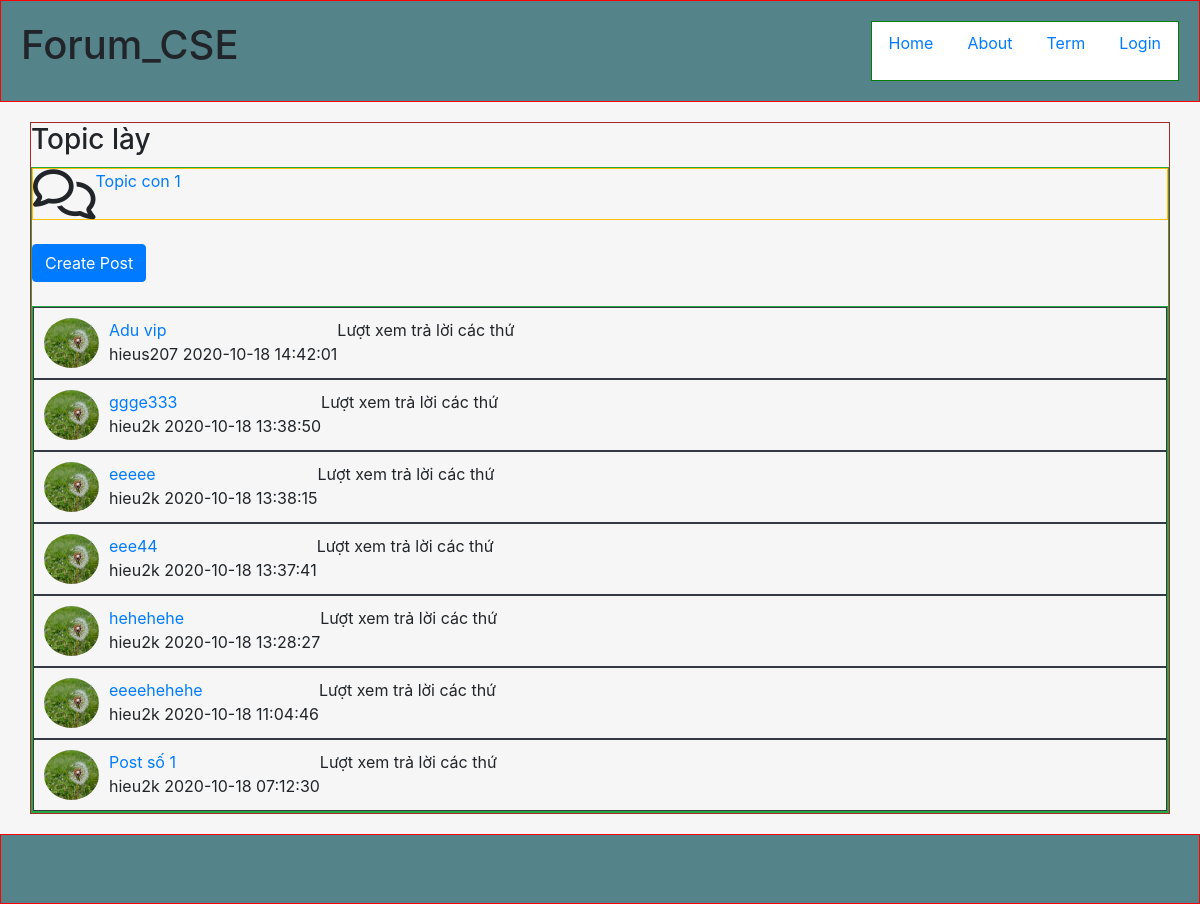
/Forum/index.php?controller=topics&action=index&tp_id=1, run on an earlier commit of the app's database.
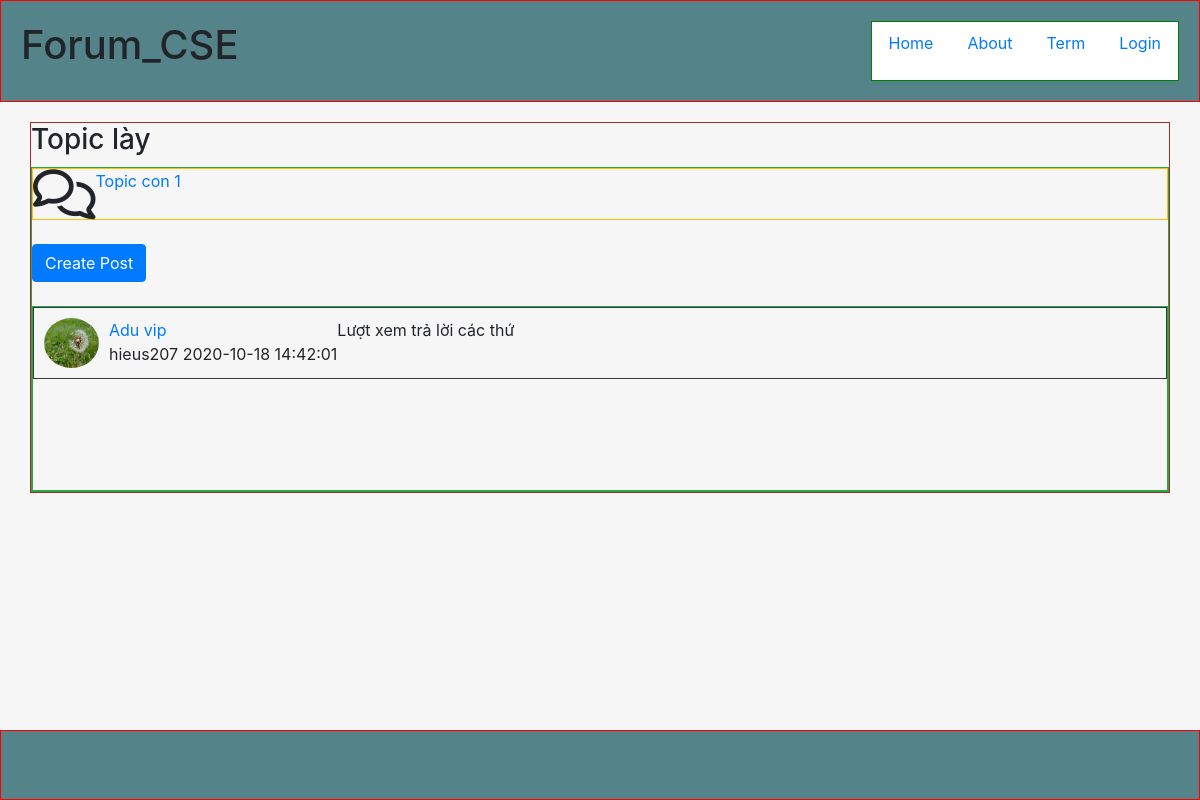
And on a later commit of the database.
### tables this page shows
CREATE TABLE `mitopics` (
  `mitopic_id` int(11) NOT NULL,
  `title` varchar(255) NOT NULL,
  `description` varchar(255) NOT NULL,
  `topic_id` int(11) NOT NULL
);

CREATE TABLE `posts` (
  `post_id` int(11) NOT NULL,
  `title` varchar(255) NOT NULL,
  `create_at` timestamp NOT NULL DEFAULT current_timestamp(),
  `edit_at` timestamp NULL DEFAULT NULL,
  `body` text NOT NULL,
  `tags` varchar(255) DEFAULT NULL,
  `status` tinyint(4) NOT NULL DEFAULT 1,
  `user_id` int(11) NOT NULL,
  `topic_id` int(11) NOT NULL,
  `mitopic_id` int(11) DEFAULT NULL
);

CREATE TABLE `users` (
  `user_id` int(11) NOT NULL,
  `username` varchar(60) NOT NULL,
  `fullname` varchar(60) NOT NULL,
  `email` varchar(255) NOT NULL,
  `avt` varchar(255) DEFAULT NULL,
  `password` varchar(255) NOT NULL,
  `code` varchar(255) DEFAULT NULL,
  `create_at` timestamp NOT NULL DEFAULT current_timestamp(),
  `admin` tinyint(4) NOT NULL DEFAULT 0,
  `status` tinyint(4) NOT NULL DEFAULT 0
);

### Forum/index.php (called while the page is built, shortened)
<?php
$action = isset($_GET['action']) ? $_GET['action'] : 'index';
$object = new $controller;
$object->$action();
?>

### Forum/models/model.php (called while the page is built, shortened)
<?php
    require_once("path.php");
    function openConnect(){
        $conn=mysqli_connect(HOST,USER,PASS,DB);
        return $conn;
    }
?>

### Forum/models/TopicModel.php (called while the page is built, shortened)
<?php
    require_once("model.php");
    class TopicModel{
        public $connection;
        function TopicModel($title='',$description=''){
            $this->connection=openConnect();
        }
        function getNamebyId($tp_id){
            $sql="SELECT title FROM ". self::TABLE ." WHERE topic_id='$tp_id'";
            $rs=mysqli_query($this->connection,$sql);
            $result=mysqli_fetch_assoc($rs);
            return $result;
        }
    }
?>

### Forum/models/MitopicModel.php (called while the page is built, shortened)
<?php
    require_once("model.php");
    class MitopicModel{
        public $connection;
        function MitopicModel(){
            $this->connection=openConnect();
        }
        function selectAll($data=[]){
            $sql="SELECT * FROM ". self::TABLE;
            $i=0;
            foreach($data as $key=>$value){
                if($i==0){
                    $sql=$sql." WHERE $key=$value";
                }
                else{
                    $sql=$sql." AND $key=$value";
                }
                $i++;
            }
            $rs=mysqli_query($this->connection,$sql);
            $result=mysqli_fetch_all($rs,MYSQLI_ASSOC);
            return $result;
        }
    }
?>

### Forum/path.php (called while the page is built, shortened)
<?php
    $BASE_URL="http://localhost:88/Forum";
?>

### Forum/models/PostModel.php (called while the page is built, shortened)
<?php
    require_once("model.php");
    class PostModel{
        public $connection;
        function PostModel($title="",$body="",$tags="",$user_id="",$topic_id="",$mitopic_id="",$edit_at=""){
            $this->connection=openConnect();
        }
        function getPostInTP($tp_id){
            $sql="SELECT p.*,u.username,u.user_id FROM posts As p JOIN users as u ON p.user_id=u.user_id WHERE p.topic_id='$tp_id' ORDER BY p.post_id DESC";
            $rs=mysqli_query($this->connection,$sql);
            $result=mysqli_fetch_all($rs,MYSQLI_ASSOC);
            return $result;
        }
    }
?>

### Forum/views/id_topics.php (the view, shortened to what this page needs)
<?php include_once("path.php");
global $ROOT_PATH; ?>
<?php include($ROOT_PATH."/includes/headerp1.php");?>
<?php include($ROOT_PATH."/includes/headerp2.php");?>
    <div class="page-wrapper">
        <div class="main-page container">
            <div class="row">
                <div class="main-content col-md-12">
                    <div class="topic-title">
                        <h3><?php echo $tpname['title'];?></h3>
                    </div>
                    <div class="zone block-container border border-success">
                        <div class="block-body">
                            <?php foreach ($mitopics as $mitopic):?>
                            <div class="mtopic-content border border-warning">
                                <span><i class="far fa-comments icon"></i></span>
                                <div class="mitopic-tt"><a href="<?php echo $BASE_URL."/index.php?controller=topics&action=mtp_index&mtp_id=".$mitopic['mitopic_id'];?>"><?php echo $mitopic['title'];?></a></div>
                            </div>
                            <?php endforeach;?>
                            <br>
                            <a name="" class="btn btn-primary" href="<?php echo $BASE_URL."/index.php?controller=posts&action=create&tp_id=".$data['topic_id'];?>" role="button">Create Post</a>
                            <br>
                            <br>
                            <div class="post-body border border-success">
                                <?php foreach ($posts as $post):?>
                                <?php if($post['mitopic_id']===NULL):?>
                                <div class="post-content-tp d-flex border border-dark">
                                    <img src="assets/images/img1.jpeg" alt="123" height="50px" width="55px" class="rounded-circle">
                                    <div class="post-tp">
                                        <div class="post-title-tp"><a href="<?php echo $BASE_URL."/index.php?controller=posts&action=index&p_id=".$post['post_id'];?>"><?php echo $post['title'];?></a></div>
                                        <div class="post-info-tp">
                                            <?php echo $post['username'];?>
                                            <?php echo $post['create_at'];?>
                                        </div>
                                    </div>
                                    <div class="statics">
                                        Lượt xem trả lời các thứ
                                    </div>
                                </div>
                                <?php endif; ?>
                                <?php endforeach;?>
                            </div>
                        </div>
                    </div>
                </div>
            </div>
        </div>
    </div>
<?php include($ROOT_PATH."/includes/footer.php");?>

What changed in the data, as far as the page shows it:
removed posts: title "ggge333", user.username "hieu2k", create_at "2020-10-18 13:38:50"
removed posts: title "eeeee", user.username "hieu2k", create_at "2020-10-18 13:38:15"
removed posts: title "eee44", user.username "hieu2k", create_at "2020-10-18 13:37:41"
removed posts: title "hehehehe", user.username "hieu2k", create_at "2020-10-18 13:28:27"
removed posts: title "eeeehehehe", user.username "hieu2k", create_at "2020-10-18 11:04:46"
removed posts: title "Post số 1", user.username "hieu2k", create_at "2020-10-18 07:12:30"
